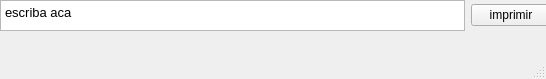
<?xml version="1.0" encoding="UTF-8"?>
<ui version="4.0">
 <class>MainWindow</class>
 <widget class="QMainWindow" name="MainWindow">
  <property name="geometry">
   <rect>
    <x>0</x>
    <y>0</y>
    <width>546</width>
    <height>79</height>
   </rect>
  </property>
  <property name="windowTitle">
   <string>MainWindow</string>
  </property>
  <widget class="QWidget" name="centralwidget">
   <widget class="QWidget" name="gridLayoutWidget">
    <property name="geometry">
     <rect>
      <x>0</x>
      <y>0</y>
      <width>551</width>
      <height>31</height>
     </rect>
    </property>
    <layout class="QGridLayout" name="gridLayout">
     <item row="0" column="1">
      <widget class="QPushButton" name="pushButton">
       <property name="text">
        <string>imprimir</string>
       </property>
      </widget>
     </item>
     <item row="0" column="0">
      <widget class="QTextBrowser" name="textBrowser">
       <property name="html">
        <string>&lt;!DOCTYPE HTML PUBLIC &quot;-//W3C//DTD HTML 4.0//EN&quot; &quot;http://www.w3.org/TR/REC-html40/strict.dtd&quot;&gt;
&lt;html&gt;&lt;head&gt;&lt;meta name=&quot;qrichtext&quot; content=&quot;1&quot; /&gt;&lt;style type=&quot;text/css&quot;&gt;
p, li { white-space: pre-wrap; }
&lt;/style&gt;&lt;/head&gt;&lt;body style=&quot; font-family:'Sans'; font-size:10pt; font-weight:400; font-style:normal;&quot;&gt;
&lt;p style=&quot; margin-top:0px; margin-bottom:0px; margin-left:0px; margin-right:0px; -qt-block-indent:0; text-indent:0px;&quot;&gt;escriba aca&lt;/p&gt;&lt;/body&gt;&lt;/html&gt;</string>
       </property>
      </widget>
     </item>
    </layout>
   </widget>
  </widget>
  <widget class="QMenuBar" name="menubar">
   <property name="geometry">
    <rect>
     <x>0</x>
     <y>0</y>
     <width>546</width>
     <height>22</height>
    </rect>
   </property>
  </widget>
  <widget class="QStatusBar" name="statusbar"/>
 </widget>
 <resources/>
 <connections/>
</ui>
